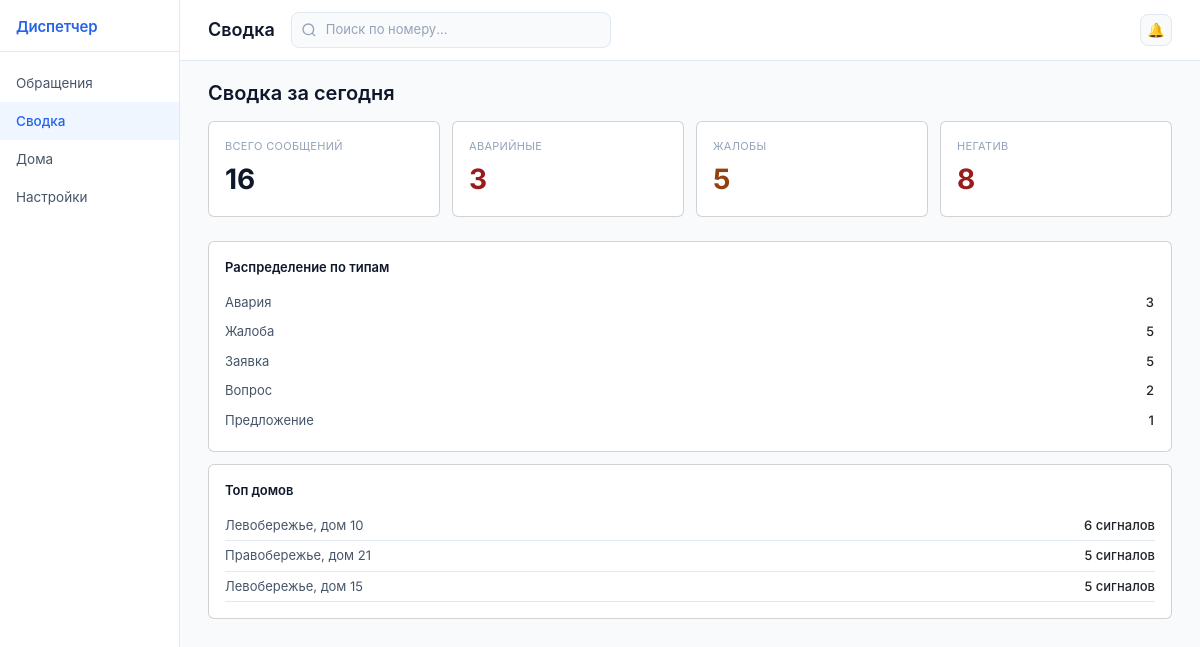
Screenshot of /digest/ with the database file from the repository.
### dispatcher/models.py (models this page shows, shortened)
class House(models.Model):
    name = models.CharField("Название дома", max_length=200)
    chat_id = models.BigIntegerField("Telegram chat_id", blank=True, null=True)
    class Meta:
        verbose_name = "Дом"
        verbose_name_plural = "Дома"
        ordering = ["name"]

### dispatcher/views.py (the view)
# urls.py: path("digest/", DigestView.as_view(), name="digest"),
class DigestView(TemplateView):
    template_name = "dispatcher/digest.html"
    def get_context_data(self, **kwargs):
        ctx = super().get_context_data(**kwargs)
        today = Request.objects.all()
        ctx["total"] = today.count()
        ctx["by_category"] = dict(
            today.values_list("type").annotate(cnt=Count("pk"))
        )
        ctx["by_sentiment"] = dict(
            today.values_list("sentiment").annotate(cnt=Count("pk"))
        )
        ctx["top_houses"] = (
            today.values("house__name")
            .annotate(cnt=Count("pk"))
            .order_by("-cnt")[:5]
        )
        return ctx

### dispatcher/templates/dispatcher/digest.html (shortened to what this page needs)
{% extends "dispatcher/base.html" %}
{% load dispatch_tags %}
{% block nav_digest %}active{% endblock %}
{% block topbar_title %}Сводка{% endblock %}
{% block content %}
<h5 style="font-weight:600;margin-bottom:16px;">Сводка за сегодня</h5>
<div style="display:grid;grid-template-columns:repeat(4,1fr);gap:12px;margin-bottom:24px;">
    <div class="card" style="padding:16px;">
        <div style="font-size:11px;color:var(--text-muted);text-transform:uppercase;letter-spacing:.3px">Всего сообщений</div>
        <div style="font-size:28px;font-weight:700;color:var(--text);margin-top:4px">{{ total }}</div>
    </div>
    <div class="card" style="padding:16px;">
        <div style="font-size:11px;color:var(--text-muted);text-transform:uppercase;letter-spacing:.3px">Аварийные</div>
        <div style="font-size:28px;font-weight:700;color:#991B1B;margin-top:4px">{{ by_category.emergency|default:0 }}</div>
    </div>
    <div class="card" style="padding:16px;">
        <div style="font-size:11px;color:var(--text-muted);text-transform:uppercase;letter-spacing:.3px">Жалобы</div>
        <div style="font-size:28px;font-weight:700;color:#92400E;margin-top:4px">{{ by_category.complaint|default:0 }}</div>
    </div>
    <div class="card" style="padding:16px;">
        <div style="font-size:11px;color:var(--text-muted);text-transform:uppercase;letter-spacing:.3px">Негатив</div>
        <div style="font-size:28px;font-weight:700;color:#991B1B;margin-top:4px">{{ by_sentiment.negative|default:0 }}</div>
    </div>
</div>
<div class="card" style="padding:16px;">
    <div style="font-size:13px;font-weight:600;color:var(--text);margin-bottom:10px;">Распределение по типам</div>
    <table style="width:100%;font-size:13px;">
        <tr><td style="padding:5px 0;color:var(--text-secondary)">Авария</td><td style="text-align:right;font-weight:500">{{ by_category.emergency|default:0 }}</td></tr>
        <tr><td style="padding:5px 0;color:var(--text-secondary)">Жалоба</td><td style="text-align:right;font-weight:500">{{ by_category.complaint|default:0 }}</td></tr>
        <tr><td style="padding:5px 0;color:var(--text-secondary)">Заявка</td><td style="text-align:right;font-weight:500">{{ by_category.request|default:0 }}</td></tr>
        <tr><td style="padding:5px 0;color:var(--text-secondary)">Вопрос</td><td style="text-align:right;font-weight:500">{{ by_category.question|default:0 }}</td></tr>
        <tr><td style="padding:5px 0;color:var(--text-secondary)">Предложение</td><td style="text-align:right;font-weight:500">{{ by_category.proposal|default:0 }}</td></tr>
    </table>
</div>
<div class="card" style="padding:16px;margin-top:12px;">
    <div style="font-size:13px;font-weight:600;color:var(--text);margin-bottom:10px;">Топ домов</div>
    {% for h in top_houses %}
    <div style="display:flex;justify-content:space-between;padding:5px 0;font-size:13px;border-bottom:1px solid var(--border)">
        <span style="color:var(--text-secondary)">{{ h.house__name }}</span>
        <span style="font-weight:500">{{ h.cnt }} сигналов</span>
    </div>
    {% empty %}
    <div style="color:var(--text-muted);font-size:13px">Нет данных</div>
    {% endfor %}
</div>
{% endblock %}

### dispatcher/templates/dispatcher/base.html (style rules this page uses)
:root { --primary: #2563EB; --primary-hover: #1D4ED8; --primary-light: #EFF6FF; --bg: #F8FAFC; --surface: #FFFFFF; --border: #E2E8F0; --text: #0F172A; --text-secondary: #475569; --text-muted: #94A3B8; --sidebar-w: 180px; --detail-w: 420px; }
* { box-sizing: border-box; }
body { background: var(--bg); color: var(--text); margin: 0; font-family: 'Inter', -apple-system, BlinkMacSystemFont, 'Segoe UI', system-ui, sans-serif; font-size: 14px; }

### rows the page displays
House: house__name "Левобережье, дом 10", cnt "6"
House: house__name "Правобережье, дом 21", cnt "5"
House: house__name "Левобережье, дом 15", cnt "5"

### other values shown
{{ total }} "16"
{{ by_category.emergency|default:0 }} "3"
{{ by_category.complaint|default:0 }} "5"
{{ by_sentiment.negative|default:0 }} "8"
{{ by_category.request|default:0 }} "5"
{{ by_category.question|default:0 }} "2"
{{ by_category.proposal|default:0 }} "1"
